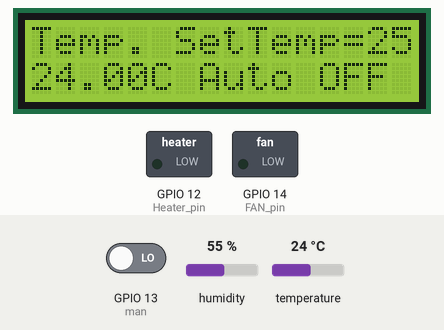
This sketch was run on a simulated ESP8266 (NodeMCU). Parts: 16×2 character LCD, switched loads named in the sketch (green lamp = pin HIGH). The test bench sets the inputs (shaded band); at power-on: GPIO 13 (man) LOW, temperature 24 °C, humidity 55 %. WiFi joins after 1.5 s; servers stay silent unless stated; no MQTT or app messages arrive unless stated; what the sketch prints to the serial monitor is not drawn.

Above: at 3.8 s.
3.9 s: GPIO 13 (man) driven HIGH
At 6.5 s:
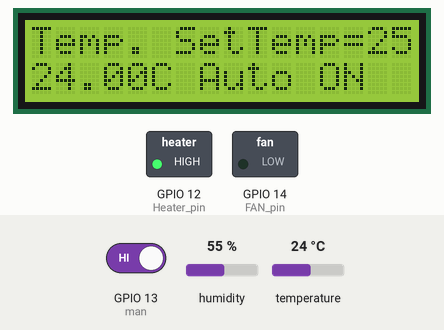
10.1 s: temperature set to 28 °C
At 11.7 s:
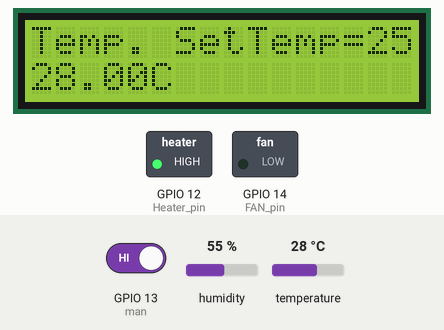
16.3 s: GPIO 13 (man) driven LOW
At 18.9 s:
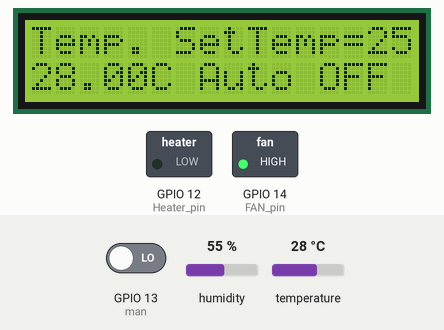
22.5 s: temperature set to 12 °C
At 24.1 s:
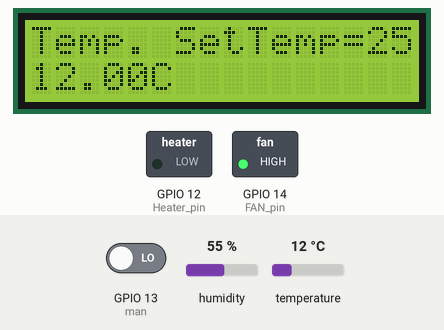
27.8 s: temperature set to 19 °C
At 31.3 s:
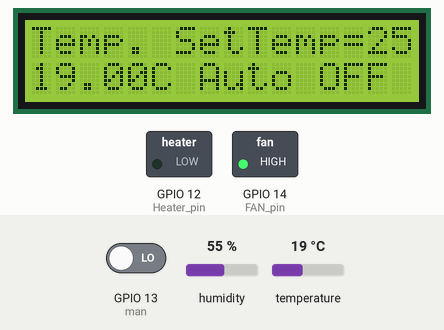
Timing chart, 0 to 32.8 s (numbered marks = the images above; inputs shaded):
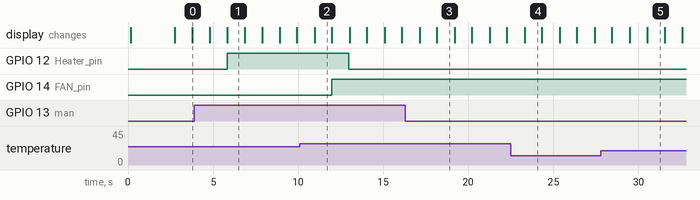

Measured:
- after the input at 3.9 s, GPIO 12 (Heater_pin): LOW → HIGH after 1.9 s; the display: first differs from a run without the input after 1.9 s (image 1)
- after the input at 10.1 s, GPIO 12 (Heater_pin): HIGH → LOW after 2.9 s; GPIO 14 (FAN_pin): LOW → HIGH after 1.9 s; the display: changes after 0.88 s (image 2)
- after the input at 16.3 s, the display: first differs from a run without the input after 1.8 s (image 3)
- after the input at 22.5 s, the display: changes after 0.82 s (image 4)
- after the input at 27.8 s, the display: first differs from a run without the input after 1.7 s (image 5 shows a later state)
- what the display in image 1 shows lasts 1.1 s, from 5.8 s to 6.9 s
- what the display in image 3 shows lasts 1.1 s, from 18.1 s to 19.2 s

The sketch:

room_temp_controller_with_google_assistant.ino
```cpp
#include <ESP8266WiFi.h> // including the library for wifi
#include "Adafruit_MQTT.h" // adafruit mqtt
#include "Adafruit_MQTT_Client.h" // adafruit mqtt client
#include "DHT.h"        // including the library of DHT11 temperature and humidity sensor
#define DHTTYPE DHT11   // DHT 11
#define DHTPIN 2

// Initialize DHT sensor
DHT dht(DHTPIN, DHTTYPE);

#define WLAN_SSID       "Home wifi1"
#define WLAN_PASS       "sweethome09"
#define AIO_SERVER      "io.adafruit.com"
#define AIO_SERVERPORT  1883
#define AIO_USERNAME    "MonarchGiri"
#define AIO_KEY         ""

const int Heater_pin = 12, FAN_pin = 14, man = 13; //declare the IO pins

float SetTemp = 25; // teh prefer room temperature is set as 25 degree celsius

#include <LiquidCrystal_I2C.h> // including the LCD I2C library
LiquidCrystal_I2C lcd(0x27, 16, 2);

WiFiClient client;     // Create an ESP8266 WiFiClient class to connect to the MQTT server.

// Setup the MQTT client class by passing in the WiFi client and MQTT server and login details.
Adafruit_MQTT_Client mqtt(&client, AIO_SERVER, AIO_SERVERPORT, AIO_USERNAME, AIO_KEY);
Adafruit_MQTT_Subscribe LED_Control = Adafruit_MQTT_Subscribe(&mqtt, AIO_USERNAME "/feeds/LED_Control");

void MQTT_connect();
void setup() {

Serial.begin(115200);
delay(10);
dht.begin(); // setup sensor
lcd.begin(16,2); // setup lcd

pinMode(Heater_pin, OUTPUT);
pinMode(FAN_pin, OUTPUT);
pinMode(man, INPUT);

lcd.init();   // initializing the LCD
lcd.backlight(); // Enable or Turn On the backlight
lcd.clear();
lcd.print("Temperature");
lcd.setCursor(0,1);
lcd.print("Sensor");
delay(1000);


 // Connect to WiFi access point.
  Serial.println(); Serial.println();
  Serial.print("Connecting to ");
  Serial.println(WLAN_SSID);

  WiFi.begin(WLAN_SSID, WLAN_PASS);
  while (WiFi.status() != WL_CONNECTED) {
    delay(500);
    Serial.print(".");
  }

  Serial.println();
  Serial.println("WiFi connected");
  Serial.println("IP address: "); Serial.println(WiFi.localIP());
  mqtt.subscribe(&LED_Control);

}


void loop() {
  MQTT_connect();

  float t = dht.readTemperature();

  lcd.clear();
  lcd.print("Temp.");
  lcd.setCursor(0,1);
  lcd.print(t);
  Serial.print(t);
  lcd.print("C");
  lcd.setCursor(6,0);
  lcd.print("SetTemp=25");
  delay(1000);

  Adafruit_MQTT_Subscribe *subscription;

  if (digitalRead(man) == HIGH) {
    lcd.setCursor(7,1);
    lcd.print("Auto ON");
    if (t > SetTemp) {
      digitalWrite(FAN_pin, HIGH);
      delay(1000);
    }
    else {
      digitalWrite(FAN_pin, LOW);
      }

    if(t < SetTemp){
      digitalWrite(Heater_pin, HIGH);
      delay(1000);
      }
      else{
       digitalWrite(Heater_pin, LOW);
        }
  }
  else {
     lcd.setCursor(7,1);
     lcd.print("Auto OFF");
    while ((subscription = mqtt.readSubscription(1000))) {
    if (subscription == &LED_Control) {
      Serial.print(F("Got: "));
      Serial.println((char *)LED_Control.lastread);
      if (!strcmp((char*) LED_Control.lastread, "FAN ON"))
      {
        fanOn();
      }
      if (!strcmp((char*) LED_Control.lastread, "HEATER ON"))
      {
        fanOff();
      }
      if (!strcmp((char*) LED_Control.lastread, "ALL OFF"))
      {
        allOff();
      }
    }
  }
  }
}


void fanOn(){
   digitalWrite(FAN_pin, HIGH);
    digitalWrite(Heater_pin, LOW);
  }
void fanOff(){
      digitalWrite(Heater_pin, HIGH);
      digitalWrite(FAN_pin, LOW);
    }
void allOff(){
  digitalWrite(FAN_pin, LOW);
  digitalWrite(Heater_pin, LOW);
  }

void MQTT_connect() {
  int8_t ret;

  // Stop if already connected.
  if (mqtt.connected()) {
    return;
  }

 Serial.print("Connecting to MQTT... ");


  while ((ret = mqtt.connect()) != 0) { // connect will return 0 for connected
       Serial.println(mqtt.connectErrorString(ret));
       Serial.println("Retrying MQTT connection in 5 seconds...");
       mqtt.disconnect();
       delay(5000);  // wait 5 seconds


  }
  Serial.println("MQTT Connected!");
}
```
